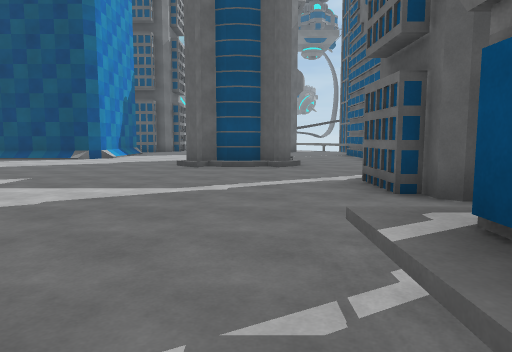
view 1 (above)

24 first-person views from a walk through a Unity game level. The camera is 1.4 m above the floor, tilts 6° down and sees 70° across. The floor is counted in squares, 2 m on a side. Each view is taken from the middle of a square. On the plan, view 1 faces up. The plan holds only what a view shows up to about 11 squares ahead; the rest is blank. The place goes on beyond the plan. The player character is not drawn. Surface patterns are stand-ins for the level's own textures.

view 2
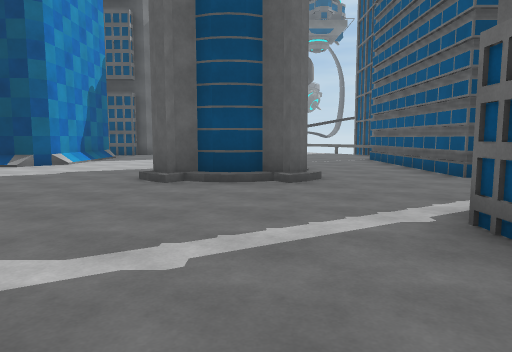

view 3
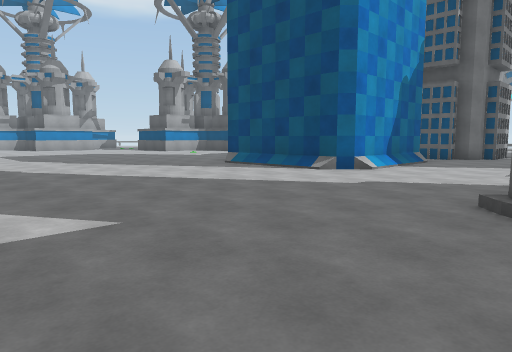

view 4
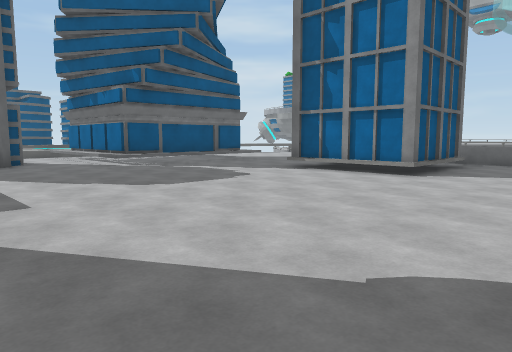

view 5
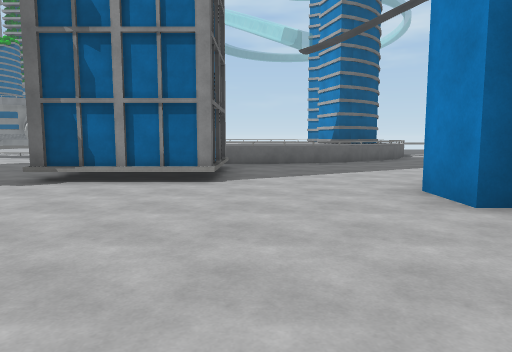

view 6
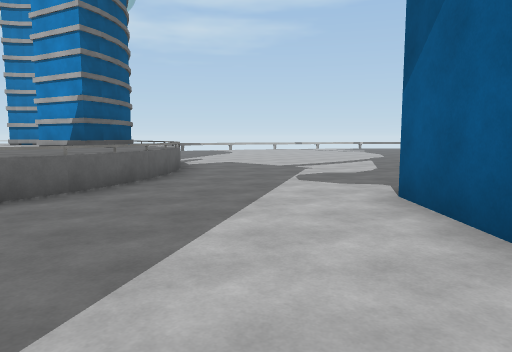

view 7
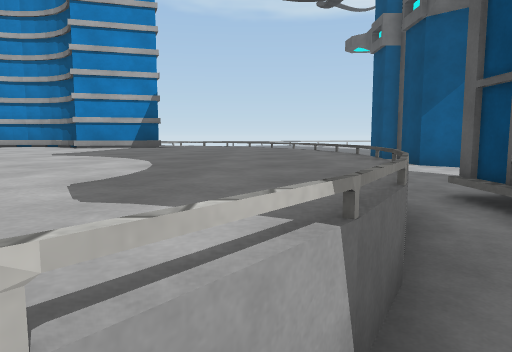

view 8
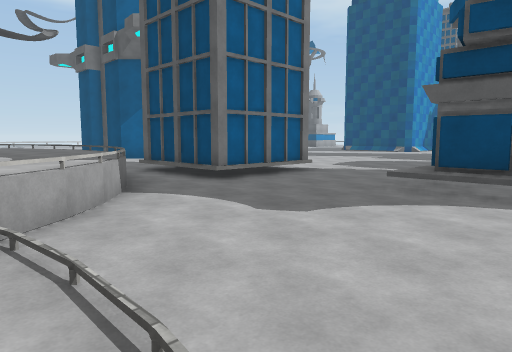

view 9
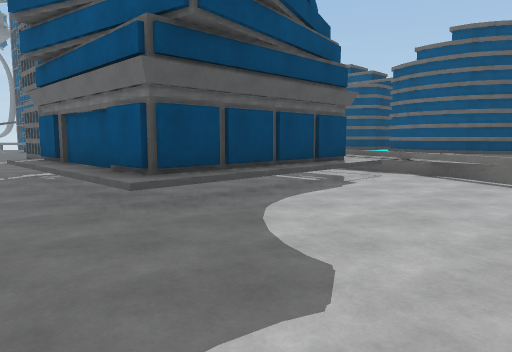

view 10
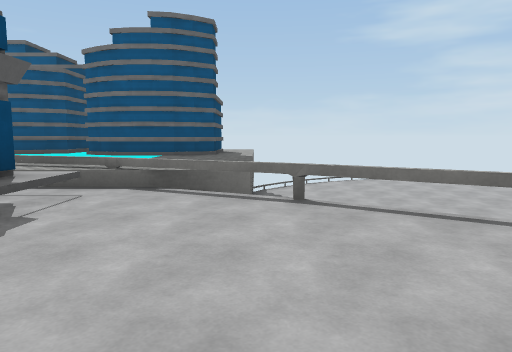

view 11
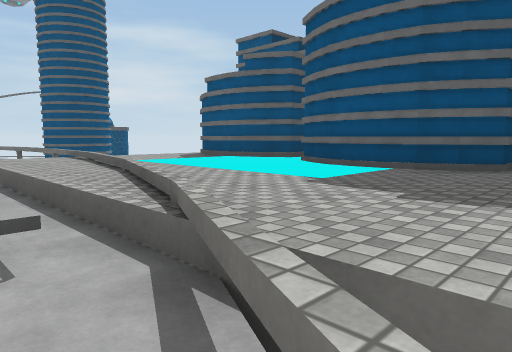

view 12
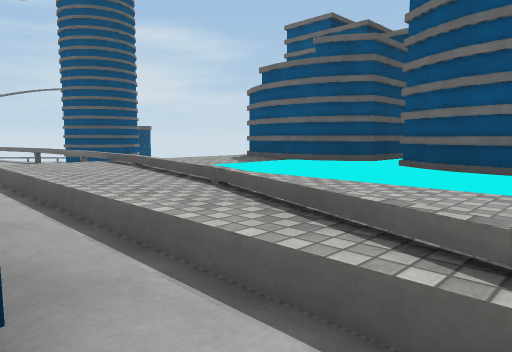

view 13
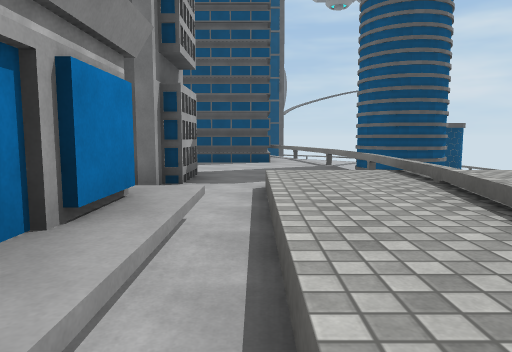

view 14
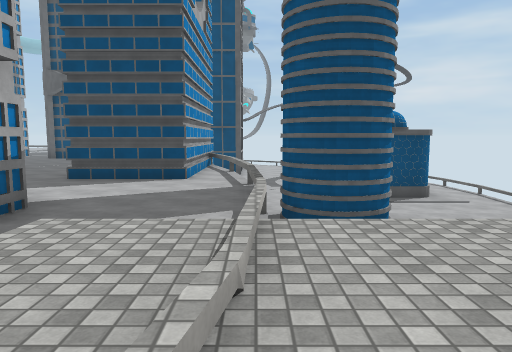

view 15
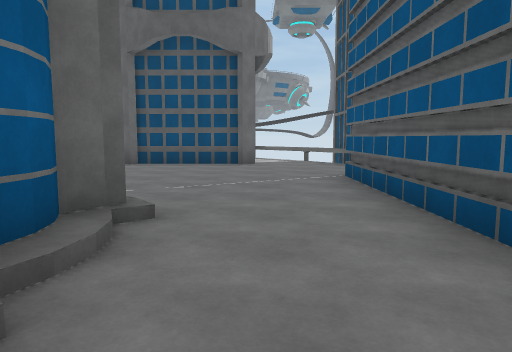

view 16
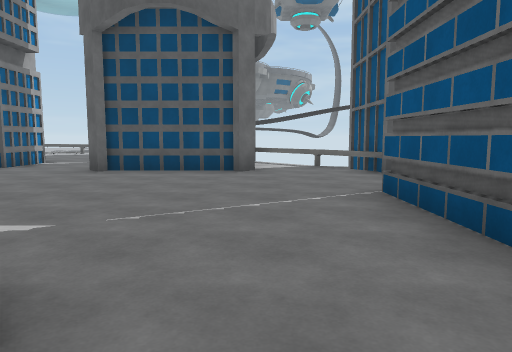

view 17
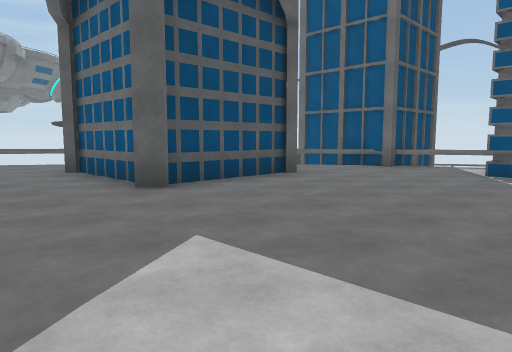

view 18
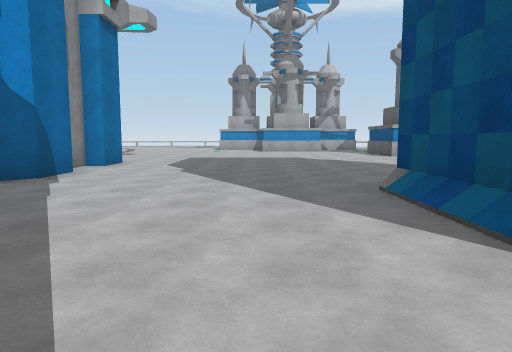

view 19
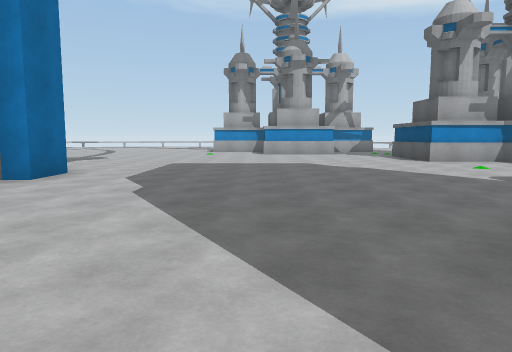

view 20
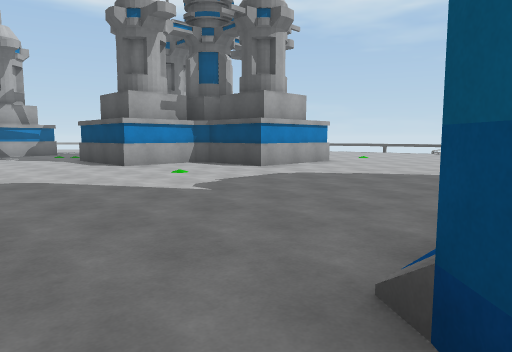

view 21
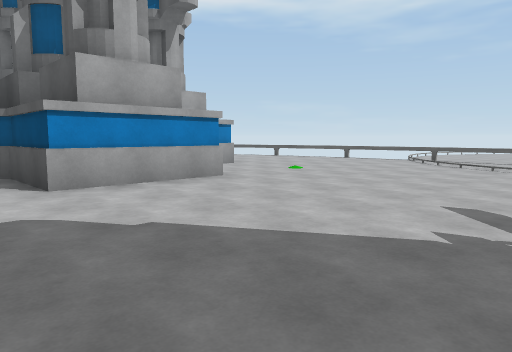

view 22
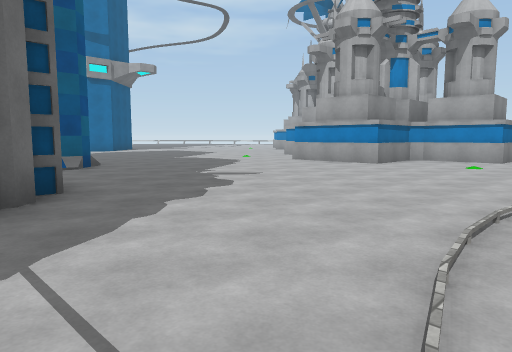

view 23
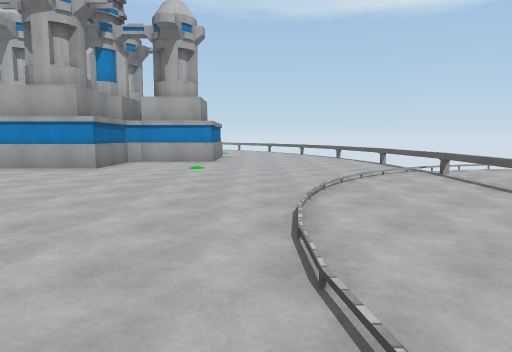

view 24
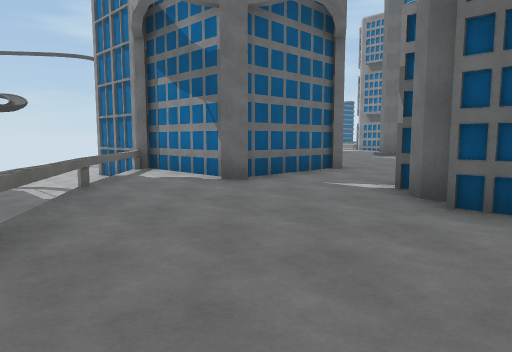

### Floor plan
Key: @ floor where view 1 was taken; # wall or solid block; . main floor; : floor 0.25 m higher than the main floor; + floor 0.5 m higher than the main floor; / step, stairs or slope; = window, fence, low wall or low ledge; ^ raised ledge; v drop or lower ground; O other object.
Columns run from 18 left of view 1 to 11 right of it. Each row starts with its distance up from view 1.
 28    v=..
 27 ..../...
 26 ...../....
 25 ....../......  =#
 24 ................=v vv
 23 ..................v vvvv
 22 #..................v vvvv
 21 #........... #...#.##  v
 20 ###........# ##..###.vv
 19 ###........   #..#  ..v#
 18 ###........   ...###..##
 17 #..........  ..........###
 16 #........#  #/..........v
 15 #........   #/..........=
 14 .........   #/........#
 13 .........   #/........#
 12 .........####.... ....###vvvO
 11 ................. #/..###.vvOO
 10 ................. #/..###.vv v
  9 .................##/......v  v
  8 ..........................v^^v
  7 ..........................v##
  6 ....##.##...........###...v
  5 ...       ..........###...v
  4           ...........##.///+++
  3           ..............///++O
  2           .........^## ^///++O
  1          #.........#   #/++++O
  0         ##........@#   #//++++
 -1       ###....###...#   #//+++#
 -2        ......###...#####//+++^
 -3     .........###......../++++^
 -4   ......................=++++#
 -5   ........^^^^^.........vvvvvv
 -6   .......^^^^^^^^......v  vvvv
 -7    .....^^^^^^^^^^....^   vvvv
 -8     ...^^^^^^^^^  ^:::   vvvvv

Where each view was taken, in squares from view 1:
view 1: 0 up, 0 right, facing up
view 2: 3 up, 0 right, facing up
view 3: 5 up, 1 left, facing up-left
view 4: 6 up, 8 left, facing down-right
view 5: 5 up, 6 left, facing down
view 6: 0 up, 6 left, facing down-left
view 7: 6 down, 1 left, facing left
view 8: 8 down, 3 right, facing up-left
view 9: 6 down, 1 left, facing up-right
view 10: 5 down, 1 right, facing right
view 11: 5 down, 5 right, facing up-right
view 12: 3 down, 5 right, facing up-right
view 13: 1 down, 6 right, facing up
view 14: 1 up, 8 right, facing up
view 15: 8 up, 2 right, facing up
view 16: 10 up, 2 right, facing up
view 17: 13 up, 4 left, facing up-right
view 18: 10 up, 4 left, facing left
view 19: 10 up, 7 left, facing left
view 20: 11 up, 9 left, facing up-left
view 21: 16 up, 10 left, facing up-left
view 22: 25 up, 6 left, facing down-left
view 23: 24 up, 7 left, facing left
view 24: 25 up, 6 left, facing down-right
